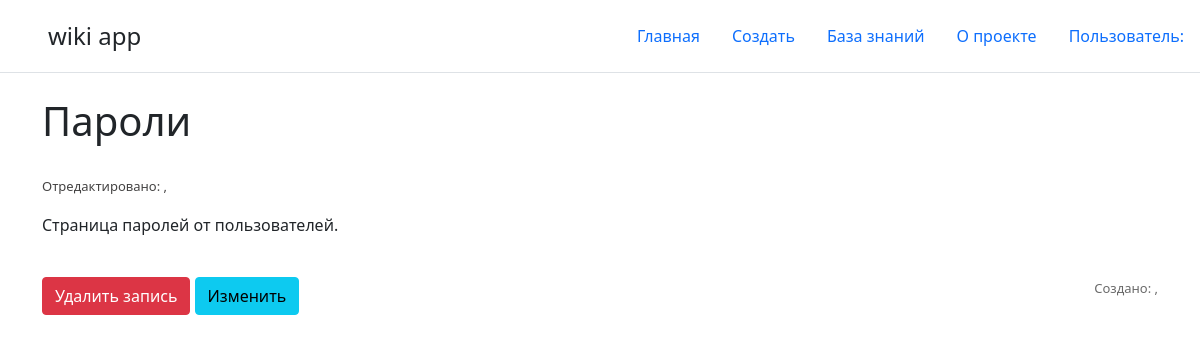
/post-list/44, run on an earlier commit of the app's database.
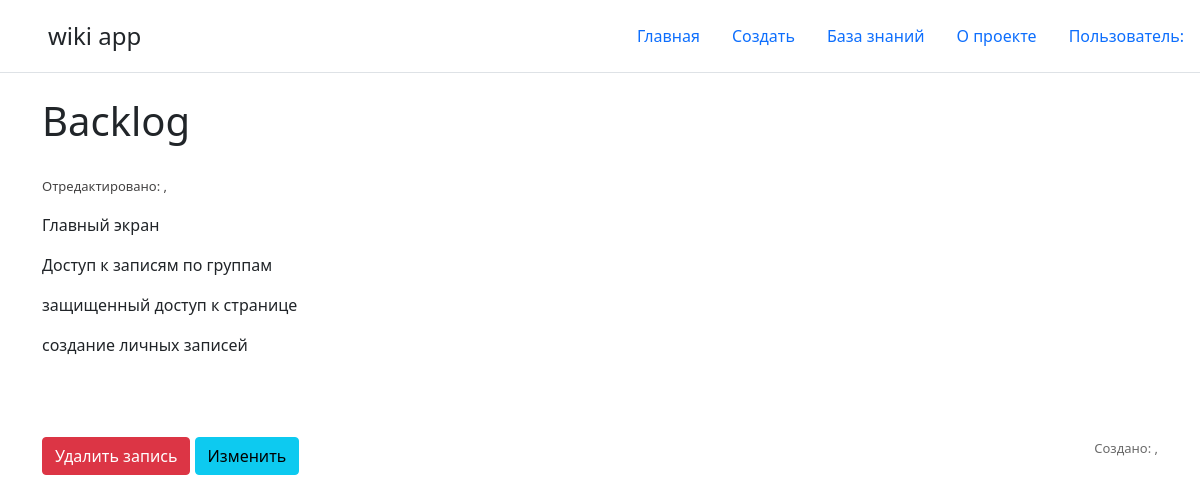
And on a later commit of the database.
### main/models.py (models this page shows, shortened)
class Task(MPTTModel):
    name = models.CharField(max_length=50, unique=True)
    parent = TreeForeignKey('self', on_delete=models.CASCADE, null=True, blank=True, related_name='children')
    task = models.TextField('Описание')
    created_at = models.DateTimeField()
    updated_at = models.DateTimeField(auto_now=True)
    class Meta:
        verbose_name = 'Задача'
        verbose_name_plural = 'Задача'
    class MPTTMeta:
        order_insertion_by = ['name']

### main/views.py (the view)
# urls.py: path('post-list/<int:pk>', views.PostDetailView.as_view(), name = "post-datail"),
class PostDetailView(DetailView):
    model = Task
    template_name = 'main/details_view.html'
    context_object_name = 'Post'

### main/templates/main/details_view.html (shortened to what this page needs)
{% extends 'main/base.html' %}
{% block content%}
    <div class="features">
        <h1>{{ Post.name }}</h1><br>
        <p class="date-updated-post">Отредактировано: {{ Post.updated_at.date }}, {{ Post.updated_at.time }}</p>
        {{ Post.task|safe }}<br>
        <p class="date-create-post">Создано: {{ Post.created_at.date }}, {{ Post.created_at.time }}</p>
        <a href="{%url "post-delete" Post.id %}" class="btn btn-danger">Удалить запись</a>
        <a href="{%url "post-update" Post.id %}" class="btn btn-info">Изменить</a>
    </div>
{% endblock %}

What changed in the data, as far as the page shows it:
changed Task: name "Пароли" → "Backlog"; task "Страница паролей от пользователей." → "Главный экран Доступ к записям по группам защищенный доступ к странице создание личных записей"
